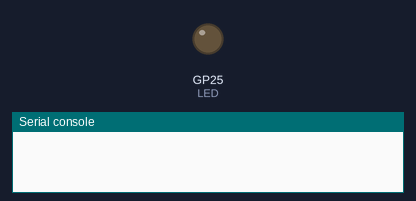
A program run on a simulated Raspberry Pi Pico running MicroPython. On the bench: output pins drawn as LEDs (lit = HIGH), the last lines printed to the serial console.

Above: at 0.85 s.
At 39.2 s:
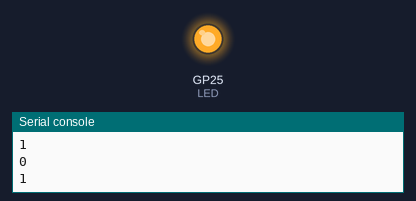
Timing chart, 0 to 40.0 s (numbered marks = the images above):
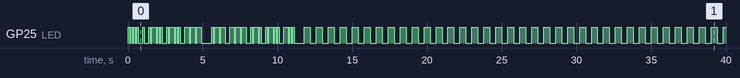

The program:

main.py
```python
import machine
import utime

DOT_PERIOD_MS = 100
# モールスのパターン
MorseLetters = {
    "a":".-",
    "b":"-...",
    "c":"-.-.",
    "d":"-..",
    "e":".",
    "f":"..-.",
    "g":"--.",
    "h":"....",
    "i":"..",
    "j":".---",
    "k":"-.-",
    "l":".-..",
    "m":"--",
    "n":"-.",
    "o":"---",
    "p":".--.",
    "q":"--.-",
    "r":".-.",
    "s":"...",
    "t":"-",
    "u":"..-",
    "v":"...-",
    "w":".--",
    "x":"-..-",
    "y":"-.--",
    "z":"--..",
}

# モールスのパターンを LED 出力
def PutMorse(Pattern):
    for i in Pattern:
        LED.high()
        utime.sleep_ms(DOT_PERIOD_MS * (1 if i == "." else 3))
        LED.low()
        utime.sleep_ms(DOT_PERIOD_MS * 1);
    utime.sleep_ms(DOT_PERIOD_MS * 2);

# 文字列をモールスとして LED 出力
def ToMorse(Str):
    for i in Str.lower():
        if i.isalpha():
            Pattern = MorseLetters[i]
            PutMorse(Pattern)
            print(i, "==", Pattern)
        elif i.isspace():
            utime.sleep_ms(DOT_PERIOD_MS * 4);
            print(" ")

LED = machine.Pin("LED", machine.Pin.OUT)
Timer = machine.Timer()

def OnTimer(t) :
    global LED
    LED.toggle()
    print(LED.value())

ToMorse("Hello World")
Timer.init(freq = 2.5, mode = machine.Timer.PERIODIC, callback = OnTimer)
```

Measured:
- by itself, GP25 (LED): LOW → HIGH at 0.00 s, → LOW 0.10 s later, → HIGH 0.10 s later, → LOW 0.10 s later, … (135 changes in this stretch)
